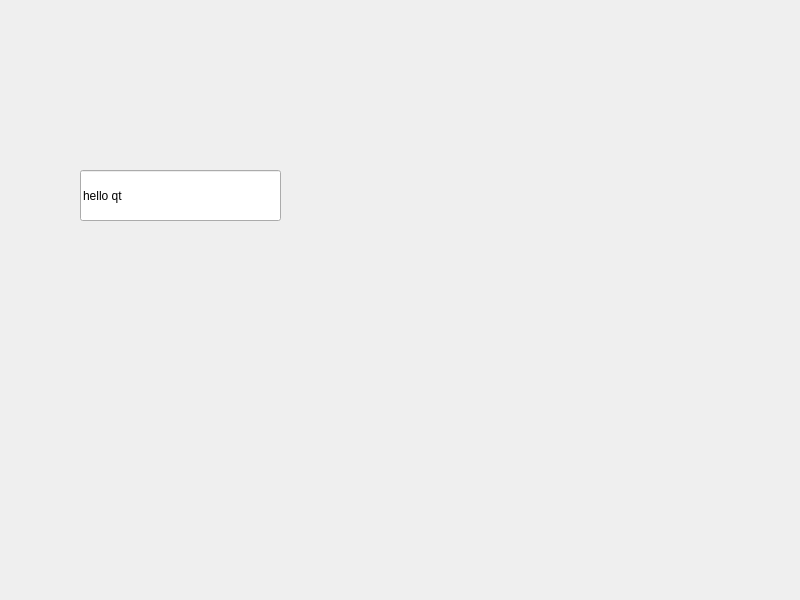
<?xml version="1.0" encoding="UTF-8"?>
<ui version="4.0">
 <class>Widget</class>
 <widget class="QWidget" name="Widget">
  <property name="geometry">
   <rect>
    <x>0</x>
    <y>0</y>
    <width>800</width>
    <height>600</height>
   </rect>
  </property>
  <property name="windowTitle">
   <string>Widget</string>
  </property>
  <widget class="QLineEdit" name="lineEdit">
   <property name="geometry">
    <rect>
     <x>80</x>
     <y>170</y>
     <width>201</width>
     <height>51</height>
    </rect>
   </property>
   <property name="text">
    <string>hello qt</string>
   </property>
  </widget>
 </widget>
 <resources/>
 <connections/>
</ui>
